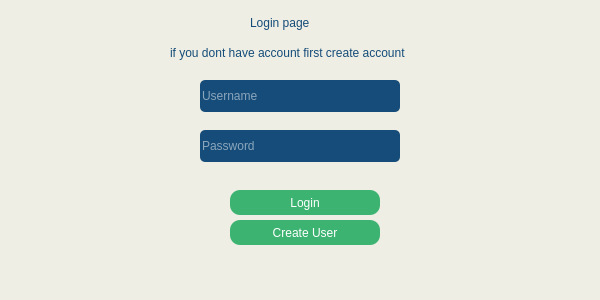
<?xml version="1.0" encoding="UTF-8"?>
<ui version="4.0">
 <class>Login</class>
 <widget class="QMainWindow" name="Login">
  <property name="geometry">
   <rect>
    <x>0</x>
    <y>0</y>
    <width>600</width>
    <height>300</height>
   </rect>
  </property>
  <property name="windowTitle">
   <string>MainWindow</string>
  </property>
  <property name="styleSheet">
   <string notr="true">background-color: 	rgb(245,255,250);
background-color: 	rgb(238,238,228);
</string>
  </property>
  <widget class="QWidget" name="centralwidget">
   <widget class="QPushButton" name="LoginButton">
    <property name="geometry">
     <rect>
      <x>230</x>
      <y>190</y>
      <width>150</width>
      <height>25</height>
     </rect>
    </property>
    <property name="styleSheet">
     <string notr="true">font: 75 8pt &quot;Calibri (Body)&quot;;
background-color: rgb(60,179,113);
color: rgb(255, 255, 255);
border-radius:10px;



</string>
    </property>
    <property name="text">
     <string>Login</string>
    </property>
   </widget>
   <widget class="QLineEdit" name="username">
    <property name="geometry">
     <rect>
      <x>200</x>
      <y>80</y>
      <width>200</width>
      <height>32</height>
     </rect>
    </property>
    <property name="styleSheet">
     <string notr="true">font: 75 8pt &quot;Calibri (Body)&quot;;
background-color: rgb(21,76,121);
color: rgb(255, 255, 255);
border-radius:5px;



</string>
    </property>
    <property name="text">
     <string/>
    </property>
    <property name="placeholderText">
     <string>Username</string>
    </property>
   </widget>
   <widget class="QLineEdit" name="password">
    <property name="geometry">
     <rect>
      <x>200</x>
      <y>130</y>
      <width>200</width>
      <height>32</height>
     </rect>
    </property>
    <property name="styleSheet">
     <string notr="true">font: 75 8pt &quot;Calibri (Body)&quot;;
background-color: rgb(21,76,121);
color: rgb(255, 255, 255);
border-radius:5px;



</string>
    </property>
    <property name="echoMode">
     <enum>QLineEdit::Password</enum>
    </property>
    <property name="placeholderText">
     <string>Password</string>
    </property>
   </widget>
   <widget class="QLabel" name="label">
    <property name="geometry">
     <rect>
      <x>250</x>
      <y>10</y>
      <width>100</width>
      <height>25</height>
     </rect>
    </property>
    <property name="styleSheet">
     <string notr="true">font: 75 11pt &quot;Calibri (Body)&quot;;
color:   rgb(21,76,121);
 </string>
    </property>
    <property name="text">
     <string>Login page</string>
    </property>
   </widget>
   <widget class="QPushButton" name="CreateButton">
    <property name="geometry">
     <rect>
      <x>230</x>
      <y>220</y>
      <width>150</width>
      <height>25</height>
     </rect>
    </property>
    <property name="styleSheet">
     <string notr="true">font: 75 8pt &quot;Calibri (Body)&quot;;
background-color: rgb(60,179,113);
color: rgb(255, 255, 255);
border-radius:10px;



</string>
    </property>
    <property name="text">
     <string>Create User</string>
    </property>
   </widget>
   <widget class="QLabel" name="label_2">
    <property name="geometry">
     <rect>
      <x>170</x>
      <y>40</y>
      <width>271</width>
      <height>25</height>
     </rect>
    </property>
    <property name="styleSheet">
     <string notr="true">font: 75 8pt &quot;Calibri (Body)&quot;;
color:   rgb(21,76,121);
</string>
    </property>
    <property name="text">
     <string>if you dont have account first create account</string>
    </property>
   </widget>
   <zorder>username</zorder>
   <zorder>password</zorder>
   <zorder>label</zorder>
   <zorder>CreateButton</zorder>
   <zorder>label_2</zorder>
   <zorder>LoginButton</zorder>
  </widget>
  <widget class="QMenuBar" name="menubar">
   <property name="geometry">
    <rect>
     <x>0</x>
     <y>0</y>
     <width>600</width>
     <height>26</height>
    </rect>
   </property>
  </widget>
  <widget class="QStatusBar" name="statusbar"/>
 </widget>
 <resources/>
 <connections/>
</ui>
